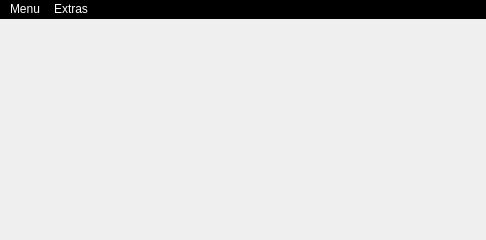
<?xml version="1.0" encoding="UTF-8"?>
<ui version="4.0">
 <class>MainWindow</class>
 <widget class="QMainWindow" name="MainWindow">
  <property name="enabled">
   <bool>true</bool>
  </property>
  <property name="geometry">
   <rect>
    <x>0</x>
    <y>0</y>
    <width>486</width>
    <height>240</height>
   </rect>
  </property>
  <property name="sizePolicy">
   <sizepolicy hsizetype="Maximum" vsizetype="Maximum">
    <horstretch>24</horstretch>
    <verstretch>24</verstretch>
   </sizepolicy>
  </property>
  <property name="minimumSize">
   <size>
    <width>486</width>
    <height>0</height>
   </size>
  </property>
  <property name="maximumSize">
   <size>
    <width>486</width>
    <height>16777215</height>
   </size>
  </property>
  <property name="mouseTracking">
   <bool>true</bool>
  </property>
  <property name="tabletTracking">
   <bool>true</bool>
  </property>
  <property name="contextMenuPolicy">
   <enum>Qt::ActionsContextMenu</enum>
  </property>
  <property name="acceptDrops">
   <bool>true</bool>
  </property>
  <property name="windowTitle">
   <string>AYZ</string>
  </property>
  <property name="autoFillBackground">
   <bool>true</bool>
  </property>
  <property name="styleSheet">
   <string notr="true">image: url(:/test/Downloads/WhatsApp Image 2021-08-15 at 13.22.07.jpeg);</string>
  </property>
  <property name="toolButtonStyle">
   <enum>Qt::ToolButtonTextOnly</enum>
  </property>
  <property name="animated">
   <bool>false</bool>
  </property>
  <property name="documentMode">
   <bool>true</bool>
  </property>
  <property name="tabShape">
   <enum>QTabWidget::Triangular</enum>
  </property>
  <property name="dockNestingEnabled">
   <bool>false</bool>
  </property>
  <property name="dockOptions">
   <set>QMainWindow::AllowTabbedDocks</set>
  </property>
  <property name="unifiedTitleAndToolBarOnMac">
   <bool>false</bool>
  </property>
  <widget class="QWidget" name="centralwidget">
   <property name="autoFillBackground">
    <bool>false</bool>
   </property>
   <property name="styleSheet">
    <string notr="true">color: rgb(255, 255, 255);</string>
   </property>
  </widget>
  <widget class="QMenuBar" name="menuBar">
   <property name="enabled">
    <bool>true</bool>
   </property>
   <property name="geometry">
    <rect>
     <x>0</x>
     <y>0</y>
     <width>486</width>
     <height>22</height>
    </rect>
   </property>
   <property name="tabletTracking">
    <bool>true</bool>
   </property>
   <property name="contextMenuPolicy">
    <enum>Qt::ActionsContextMenu</enum>
   </property>
   <property name="autoFillBackground">
    <bool>false</bool>
   </property>
   <property name="styleSheet">
    <string notr="true">background-color: rgb(0, 0, 0);
color: rgb(255, 255, 255);</string>
   </property>
   <property name="defaultUp">
    <bool>false</bool>
   </property>
   <property name="nativeMenuBar">
    <bool>false</bool>
   </property>
   <widget class="QMenu" name="menuNew">
    <property name="autoFillBackground">
     <bool>false</bool>
    </property>
    <property name="styleSheet">
     <string notr="true">image: url(:/test/Downloads/11qnZ2RCZML._SX331_BO1,204,203,200_.jpg);
color: qlineargradient(spread:pad, x1:0, y1:0, x2:1, y2:0, stop:0 rgba(255, 178, 102, 255), stop:0.55 rgba(235, 148, 61, 255), stop:0.98 rgba(0, 0, 0, 255), stop:1 rgba(0, 0, 0, 0));
background-color: rgb(255, 255, 255);</string>
    </property>
    <property name="title">
     <string>Menu</string>
    </property>
    <property name="separatorsCollapsible">
     <bool>true</bool>
    </property>
    <property name="toolTipsVisible">
     <bool>true</bool>
    </property>
    <widget class="QMenu" name="menuNew_Entry">
     <property name="layoutDirection">
      <enum>Qt::LeftToRight</enum>
     </property>
     <property name="autoFillBackground">
      <bool>false</bool>
     </property>
     <property name="styleSheet">
      <string notr="true">color: qlineargradient(spread:pad, x1:0, y1:0, x2:1, y2:0, stop:0 rgba(255, 178, 102, 255), stop:0.55 rgba(235, 148, 61, 255), stop:0.98 rgba(0, 0, 0, 255), stop:1 rgba(0, 0, 0, 0));
color: rgb(0, 0, 0);</string>
     </property>
     <property name="tearOffEnabled">
      <bool>false</bool>
     </property>
     <property name="title">
      <string>New Entry</string>
     </property>
     <addaction name="actionPant_Coat_2"/>
     <addaction name="separator"/>
     <addaction name="actionSuit_2"/>
    </widget>
    <widget class="QMenu" name="menuSearch">
     <property name="title">
      <string>Search</string>
     </property>
     <addaction name="actionPant_Coat_Size_Sheet"/>
     <addaction name="separator"/>
     <addaction name="actionSuit_Size_Sheet"/>
    </widget>
    <widget class="QMenu" name="menuDelete">
     <property name="title">
      <string>Delete</string>
     </property>
     <addaction name="actionPant_Coat_Size_Sheet_2"/>
     <addaction name="separator"/>
     <addaction name="actionSuit_Size_Sheet_2"/>
    </widget>
    <addaction name="separator"/>
    <addaction name="menuNew_Entry"/>
    <addaction name="separator"/>
    <addaction name="menuSearch"/>
    <addaction name="separator"/>
    <addaction name="separator"/>
    <addaction name="menuDelete"/>
    <addaction name="separator"/>
    <addaction name="actionOrders_List"/>
    <addaction name="separator"/>
    <addaction name="separator"/>
    <addaction name="exit_btn"/>
    <addaction name="separator"/>
   </widget>
   <widget class="QMenu" name="menuExtras">
    <property name="styleSheet">
     <string notr="true">color: rgb(0, 0, 0);
image: url(:/test/Downloads/11qnZ2RCZML._SX331_BO1,204,203,200_.jpg);
background-color: rgb(255, 255, 255);</string>
    </property>
    <property name="title">
     <string>Extras</string>
    </property>
    <addaction name="actionSend_Message"/>
    <addaction name="separator"/>
    <addaction name="actionToday_s_Deliveries"/>
   </widget>
   <addaction name="menuNew"/>
   <addaction name="menuExtras"/>
  </widget>
  <action name="actionSearch">
   <property name="text">
    <string>Search </string>
   </property>
  </action>
  <action name="actionDelete">
   <property name="text">
    <string>Delete</string>
   </property>
  </action>
  <action name="actionPant_Coat">
   <property name="text">
    <string>Pant Coat</string>
   </property>
  </action>
  <action name="actionSuit">
   <property name="text">
    <string>Suit</string>
   </property>
  </action>
  <action name="actionPant_Coat_2">
   <property name="checkable">
    <bool>false</bool>
   </property>
   <property name="text">
    <string>Pant Coat</string>
   </property>
  </action>
  <action name="actionSuit_2">
   <property name="text">
    <string>Suit</string>
   </property>
  </action>
  <action name="actionPant_Coat_Size_Sheet">
   <property name="text">
    <string>Pant Coat Size Sheet</string>
   </property>
  </action>
  <action name="actionSuit_Size_Sheet">
   <property name="text">
    <string>Suit Size Sheet</string>
   </property>
  </action>
  <action name="actionPant_Coat_Size_Sheet_2">
   <property name="text">
    <string>Pant Coat Size Sheet</string>
   </property>
  </action>
  <action name="exit_btn">
   <property name="checkable">
    <bool>false</bool>
   </property>
   <property name="text">
    <string>Exit</string>
   </property>
  </action>
  <action name="actionSuit_Size_Sheet_2">
   <property name="text">
    <string>Suit Size Sheet</string>
   </property>
  </action>
  <action name="actionhello">
   <property name="text">
    <string>hello</string>
   </property>
  </action>
  <action name="actionSend_Message">
   <property name="text">
    <string>Send Message </string>
   </property>
  </action>
  <action name="actionToday_s_Deliveries">
   <property name="text">
    <string>Today's Deliveries</string>
   </property>
  </action>
  <action name="actionOrders_List">
   <property name="text">
    <string>Orders List</string>
   </property>
  </action>
 </widget>
 <resources>
  <include location="../../Documents/Graphics/ayz_bg.qrc"/>
 </resources>
 <connections/>
</ui>
